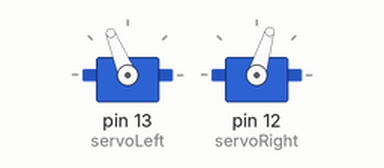
A program run on a simulated Arduino Uno, built with avr-gcc and run on an emulated ATmega328P. On the bench: 2 × servo.

Above: at 0.1 s.
At 16.4 s:
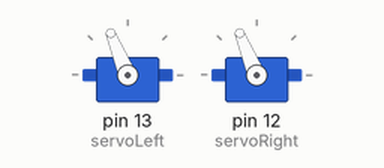
At 37.9 s:
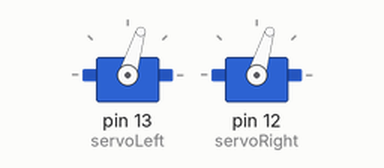
At 45.6 s:
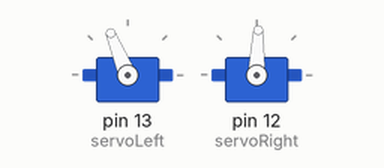
Timing chart, 0 to 48.4 s (numbered marks = the images above):
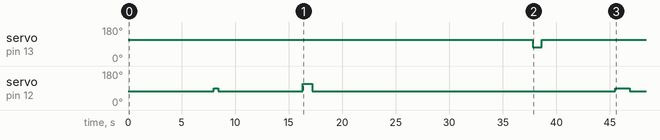

The program:

main.cpp
```cpp
#include <Arduino.h>
#include <Servo.h>
//libraries

Servo servoLeft;
//declaring the right & left servos
Servo servoRight;

void setup() //a setup function that runs once when defined (so nothing needs to be called in main loop)
{

  servoLeft.attach(13);
  //pin 13 connection
  servoRight.attach(12);
  //pin 12 connection


  //Move forwards a certain distance
  servoLeft.writeMicroseconds(1700);
  //left wheel move in the CLOCKWISE direction at full speed (1300 microseconds for pin 13 conections - according to chart)
  servoRight.writeMicroseconds(1300);
  //right wheel  move in the counter-clockwise direction at full speed (which is 1700 microseconds for pin 13 conections)
  delay(8000);
  //power the servos at these speeds/directions for a cvertain amount of time (7.4 seconds???)


  servoRight.writeMicroseconds(1450);  //---this will turn left to adjust slightly
  servoLeft.writeMicroseconds(1700);
  delay(440);

  servoLeft.writeMicroseconds(1700);
  //left wheel move in the CLOCKWISE direction at full speed (1300 microseconds for pin 13 conections - according to chart)
  servoRight.writeMicroseconds(1300);
  //right wheel  move in the counter-clockwise direction at full speed (which is 1700 microseconds for pin 13 conections)
  delay(7900);


//adjust for second box tunr left for just under a second
  servoLeft.writeMicroseconds(1700);
  servoRight.writeMicroseconds(1700);
  delay(870);

  //Move forwards 10 seconds before adjusting again
  servoLeft.writeMicroseconds(1700);
  servoRight.writeMicroseconds(1300);
  delay(7600); //move forward for 7.2 seconds


  //Move forwards for 10 seconds to D from C
  servoLeft.writeMicroseconds(1700);
  servoRight.writeMicroseconds(1300);
  delay(13000);

  servoLeft.writeMicroseconds(1300);
  servoRight.writeMicroseconds(1300);
  delay(810);

  servoLeft.writeMicroseconds(1700);
  servoRight.writeMicroseconds(1300);
  delay(6900);

  servoRight.writeMicroseconds(1450);  //---this will turn left to adjust slightly
  servoLeft.writeMicroseconds(1700);
  delay(1350);

  servoLeft.writeMicroseconds(1700);
  servoRight.writeMicroseconds(1300);
  delay(6800);


  //after done cut the signals from pins 12 and 13
  servoLeft.detach();
  servoRight.detach();
}

void loop()
{
}
```
